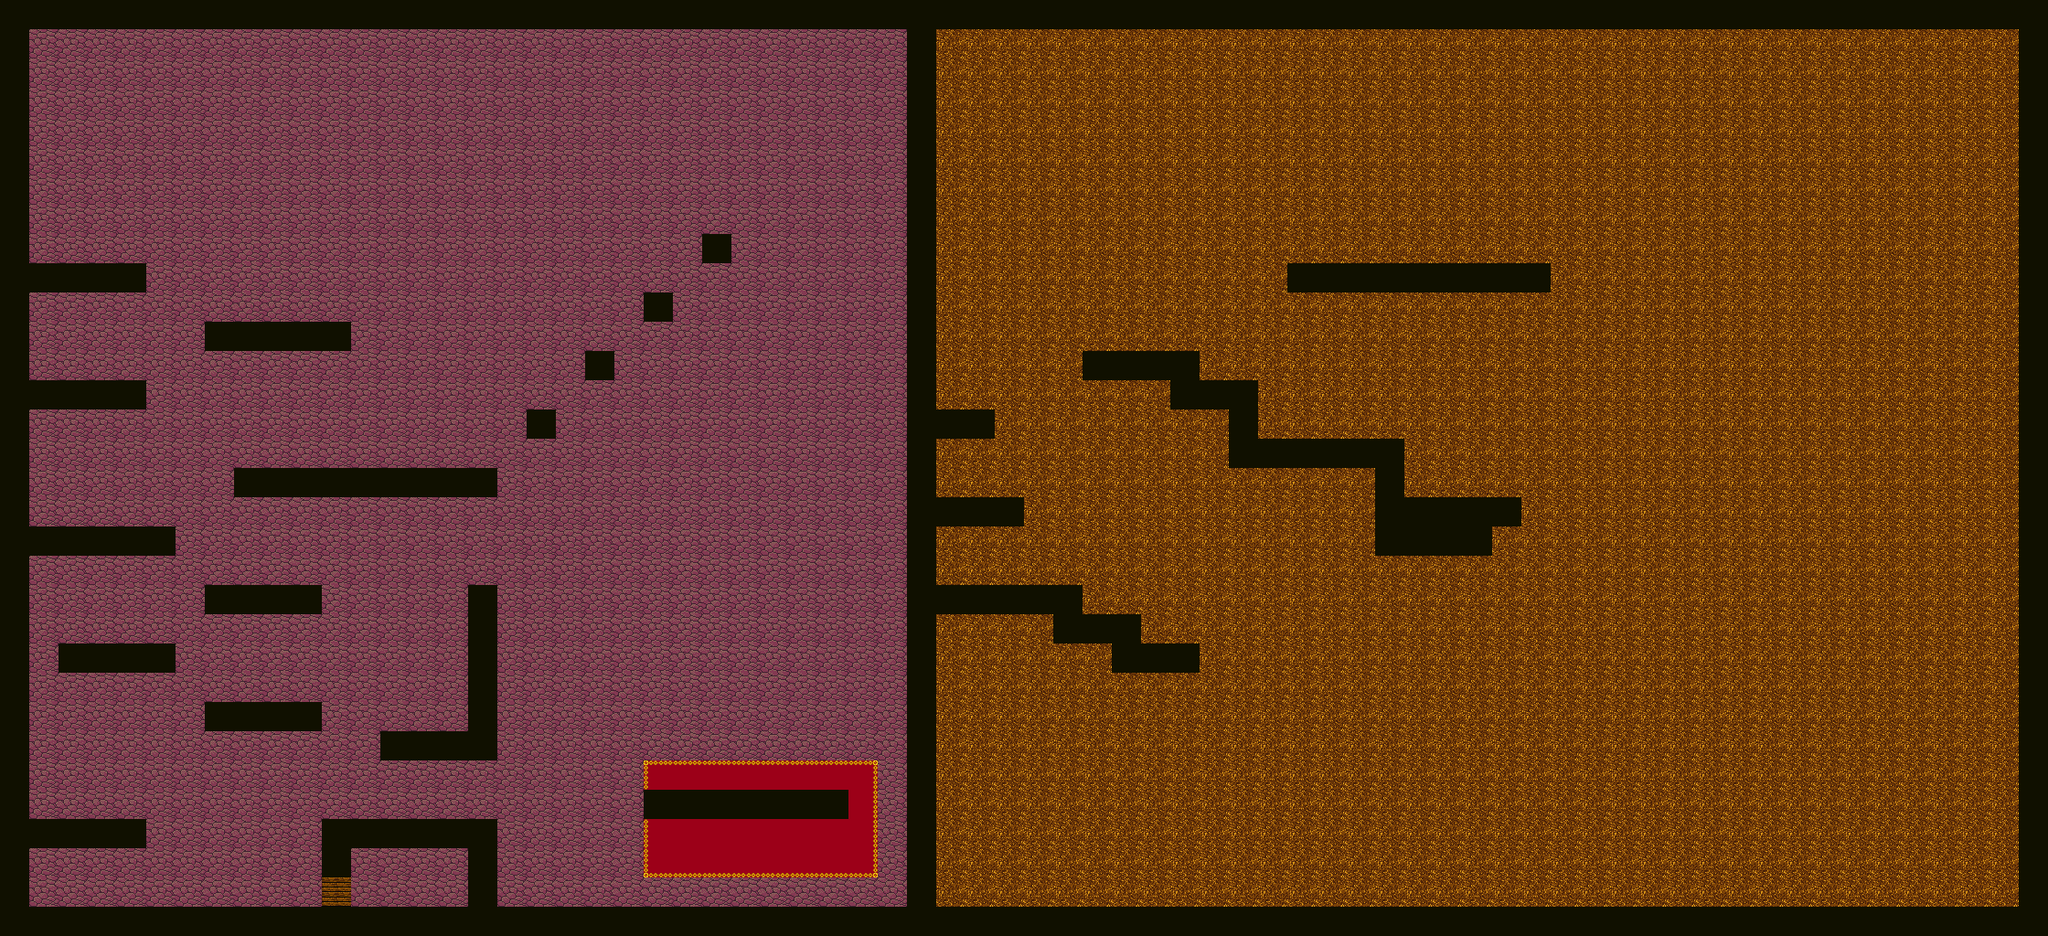

The image is a tile-based game level rendered from a .tmx file. Its description and source (layers, tilesets, objects; grid data summarised) follow:
An orthogonal 70x32 tile map with 32x32 px tiles, 2 tile layers (background, solid) and 19 objects (7x chest, 5x brick, 4x door, player, enemy, ...).

<map version="1.0" orientation="orthogonal" width="70" height="32" tilewidth="32" tileheight="32">
 <tileset firstgid="1" name="tiles" tilewidth="32" tileheight="32">
  <image source="../../../Downloads/plat/tiles.png" width="5504" height="1024" />
 </tileset>
 <layer name="background" width="70" height="32">
  <data>[2240 cells, 2240 non-empty, 26 distinct tile ids]</data>
 </layer>
 <layer name="solid" width="70" height="32">
  <data>[2240 cells, 351 non-empty, 1 distinct tile ids]</data>
 </layer>
 <objectgroup name="sprites" width="70" height="32">
  <object type="player" gid="1709" x="84" y="988" />
  <object type="chest" gid="5161" x="123" y="286" />
  <object type="chest" gid="5161" x="478" y="990" />
  <object type="chest" gid="5161" x="822" y="232" />
  <object type="chest" gid="5161" x="921" y="863" />
  <object type="chest" gid="5161" x="921" y="954" />
  <object type="chest" gid="5161" x="75" y="702" />
  <object type="chest" gid="5161" x="33" y="203" />
  <object type="enemy" gid="5482" x="778" y="858" />
  <object type="enemy2" gid="4445" x="79" y="285" />
  <object type="door" gid="5163" x="286" y="320" />
  <object type="door" gid="5335" x="286" y="352" />
  <object type="door" gid="5336" x="316" y="352" />
  <object type="door" gid="5164" x="318" y="320" />
  <object type="brick" gid="3" x="1311" y="735" />
  <object type="brick" gid="3" x="1343" y="735" />
  <object type="brick" gid="3" x="1373" y="735" />
  <object type="brick" gid="3" x="511" y="895" />
  <object type="brick" gid="3" x="510" y="863" />
 </objectgroup>
</map>
